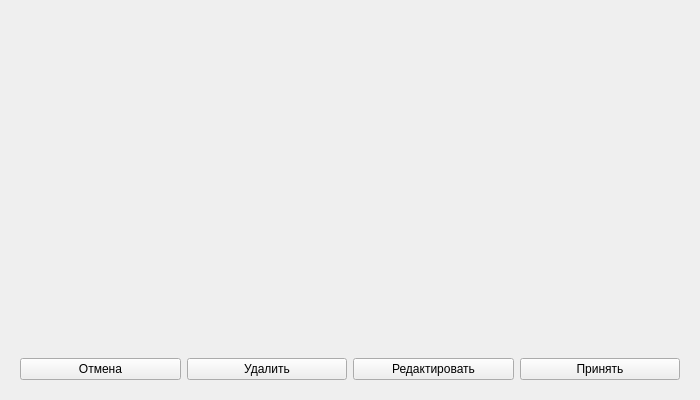
<?xml version="1.0" encoding="UTF-8"?>
<ui version="4.0">
 <class>linkClickedDialog</class>
 <widget class="QWidget" name="linkClickedDialog">
  <property name="geometry">
   <rect>
    <x>0</x>
    <y>0</y>
    <width>700</width>
    <height>400</height>
   </rect>
  </property>
  <property name="minimumSize">
   <size>
    <width>700</width>
    <height>400</height>
   </size>
  </property>
  <property name="windowTitle">
   <string>Работа со ссылкой</string>
  </property>
  <layout class="QVBoxLayout" name="verticalLayout">
   <item>
    <widget class="QLabel" name="mainWordLabel">
     <property name="sizePolicy">
      <sizepolicy hsizetype="Preferred" vsizetype="Fixed">
       <horstretch>0</horstretch>
       <verstretch>0</verstretch>
      </sizepolicy>
     </property>
     <property name="text">
      <string/>
     </property>
     <property name="wordWrap">
      <bool>true</bool>
     </property>
    </widget>
   </item>
   <item>
    <widget class="QLabel" name="definitionLabel">
     <property name="sizePolicy">
      <sizepolicy hsizetype="Preferred" vsizetype="Preferred">
       <horstretch>0</horstretch>
       <verstretch>0</verstretch>
      </sizepolicy>
     </property>
     <property name="text">
      <string/>
     </property>
     <property name="wordWrap">
      <bool>true</bool>
     </property>
    </widget>
   </item>
   <item>
    <spacer name="verticalSpacer">
     <property name="orientation">
      <enum>Qt::Vertical</enum>
     </property>
     <property name="sizeHint" stdset="0">
      <size>
       <width>20</width>
       <height>40</height>
      </size>
     </property>
    </spacer>
   </item>
   <item>
    <widget class="QWidget" name="horizontalWidget" native="true">
     <property name="sizePolicy">
      <sizepolicy hsizetype="Preferred" vsizetype="Fixed">
       <horstretch>0</horstretch>
       <verstretch>0</verstretch>
      </sizepolicy>
     </property>
     <layout class="QHBoxLayout" name="horizontalLayout">
      <item>
       <widget class="QPushButton" name="cancelBtn">
        <property name="sizePolicy">
         <sizepolicy hsizetype="Expanding" vsizetype="Fixed">
          <horstretch>0</horstretch>
          <verstretch>0</verstretch>
         </sizepolicy>
        </property>
        <property name="text">
         <string>Отмена</string>
        </property>
       </widget>
      </item>
      <item>
       <widget class="QPushButton" name="deleteBtn">
        <property name="sizePolicy">
         <sizepolicy hsizetype="Expanding" vsizetype="Fixed">
          <horstretch>0</horstretch>
          <verstretch>0</verstretch>
         </sizepolicy>
        </property>
        <property name="text">
         <string>Удалить</string>
        </property>
       </widget>
      </item>
      <item>
       <widget class="QPushButton" name="editBtn">
        <property name="sizePolicy">
         <sizepolicy hsizetype="Expanding" vsizetype="Fixed">
          <horstretch>0</horstretch>
          <verstretch>0</verstretch>
         </sizepolicy>
        </property>
        <property name="text">
         <string>Редактировать</string>
        </property>
       </widget>
      </item>
      <item>
       <widget class="QPushButton" name="acceptBtn">
        <property name="sizePolicy">
         <sizepolicy hsizetype="Expanding" vsizetype="Fixed">
          <horstretch>0</horstretch>
          <verstretch>0</verstretch>
         </sizepolicy>
        </property>
        <property name="text">
         <string>Принять</string>
        </property>
       </widget>
      </item>
     </layout>
    </widget>
   </item>
  </layout>
 </widget>
 <resources/>
 <connections/>
</ui>
